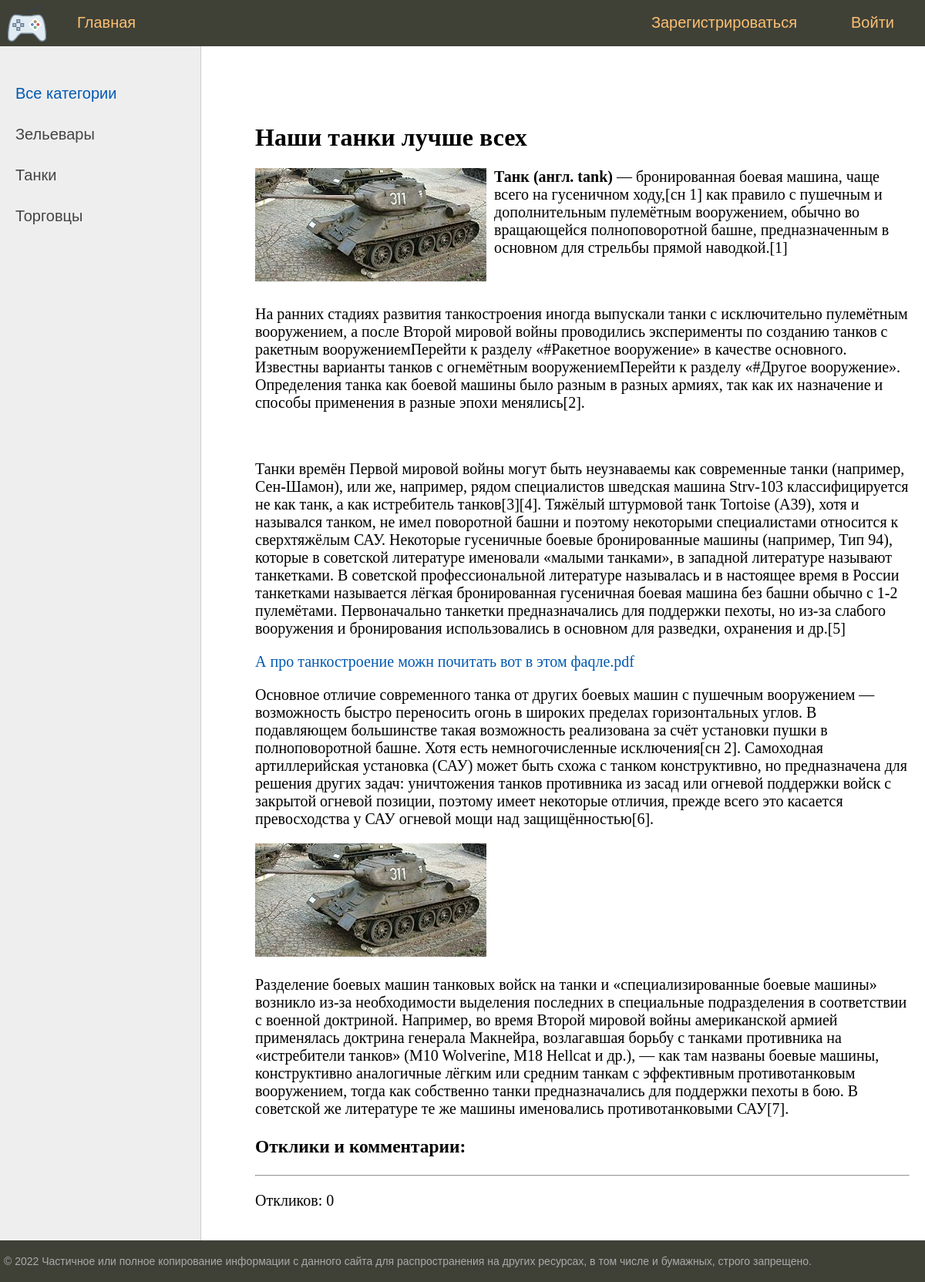
The app's page /post/nashi-tanki-luchshe-vsekh/, older data.
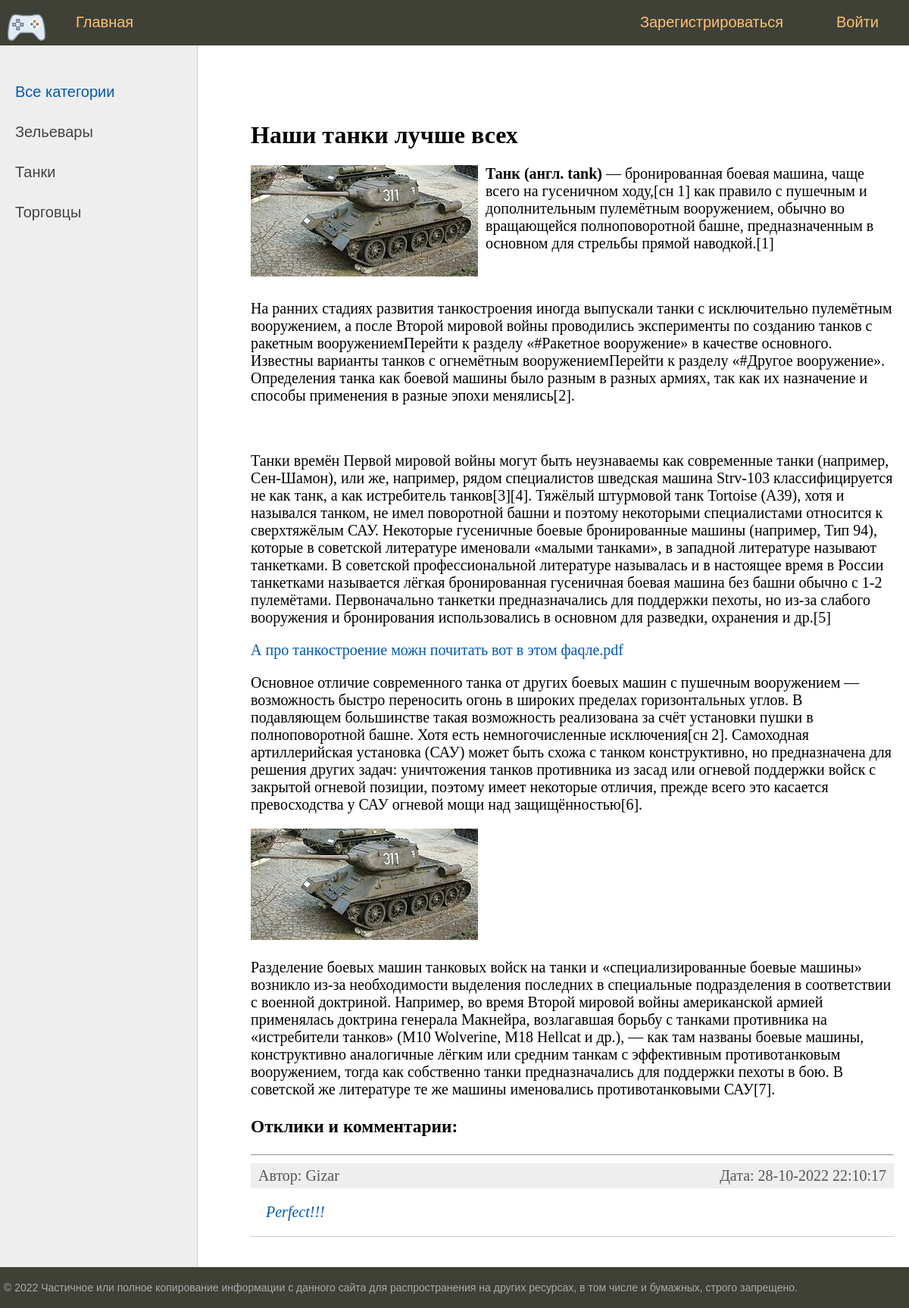
The same page, newer data.
### bboard/models.py (models this page shows, shortened)
class Category(models.Model):
    name = models.CharField(
        max_length=64,
        unique=True,
        verbose_name='Категория',
        help_text='Имя категории длинной не более 64 символов ',
    )
    slug = models.SlugField(max_length=255, unique=True, db_index=True, verbose_name="URL")
    def get_absolute_url(self):
        return reverse('category', kwargs={'cat_slug': self.slug})
    class Meta:
        verbose_name = 'Категория'
        verbose_name_plural = 'Категории'

class Post(models.Model):
    title = models.CharField(max_length=255, verbose_name="Заголовок")
    content = RichTextUploadingField(blank=True, default='', verbose_name="Текст")
    category = models.ForeignKey('Category', on_delete=models.PROTECT, verbose_name="Категория")
    user = models.ForeignKey('User', on_delete=models.CASCADE, verbose_name="Пользователь")
    photo = models.ImageField(upload_to="photos/%Y/%m/%d/", verbose_name="Фото заголовка", blank=True, null=True)
    time_create = models.DateTimeField(auto_now_add=True)
    time_update = models.DateTimeField(auto_now=True)
    is_created = models.BooleanField(default=True)
    slug = models.SlugField(max_length=255, unique=True, db_index=True, verbose_name="URL")
    is_published = models.BooleanField(default=True, verbose_name="Опубликовать")
    def __str__(self):
        return f"{self.id}: {self.title}"
    class Meta:
        verbose_name = 'Объявление'
        verbose_name_plural = 'Объявления'

class Reply(models.Model):
    user = models.ForeignKey('User', on_delete=models.CASCADE, verbose_name="Пользователь")
    post = models.ForeignKey('Post', on_delete=models.CASCADE, verbose_name="Пост")
    time_create = models.DateTimeField(auto_now_add=True)
    time_update = models.DateTimeField(auto_now=True)
    text = models.TextField(blank=True, verbose_name="Текс")
    is_approved = models.BooleanField(default=False, verbose_name="Разрешено")
    def get_absolute_url(self):
        return reverse('reply', kwargs={'pk': self.pk}) # for view
    class Meta:
        verbose_name = 'Отклик'
        verbose_name_plural = 'Отклики'

class User(AbstractUser):
    email = models.EmailField(
        _("email address"),
        unique=True
    )
    email_verify = models.BooleanField(default=False)
    USERNAME_FIELD = "email"
    REQUIRED_FIELDS = ["username"]
    def __str__(self):
        return f'{self.username}'
    class Meta:
        verbose_name = 'Пользователь'
        verbose_name_plural = 'Пользователи'

### bboard/views.py (the view)
# urls.py: path('post/<slug:slug>/', PostDetail.as_view(), name='post'),
class PostDetail(DataMixin, DetailView):
    model = Post
    template_name = 'bboard/post.html'
    context_object_name = 'post'
    def get_context_data(self, *, object_list=None, **kwargs):
        context = super().get_context_data(**kwargs)
        c_def = self.get_user_context(title=context['post'])
        return dict(list(context.items()) + list(c_def.items()))

### bboard/templatetags/bboard_tags.py (called while the page is built)
@register.inclusion_tag('bboard/list_replies.html')
def show_replies(sort=None, throught_slug=False, post_id=None):
    if throught_slug:
        post_id = Post.objects.get(slug=post_id).pk
    if post_id is not None:
        if not sort:
            replies = Reply.objects.filter(post=post_id, is_approved=True)
        else:
            replies = Reply.objects.filter(post=post_id, is_approved=True).order_by(sort)
        return {"replies": replies}
    else:
        return {"replies": {}}

### bboard/utils.py (called while the page is built)
    def get_user_context(self, **kwargs):
        context = kwargs
        categories =  Category.objects.annotate(Count('post'))
        user_menu = menu.copy()
        if not self.request.user.is_authenticated:
            for i in range(3):
                user_menu.pop(1)
        else:
            user_menu.pop(4)
        context['menu'] = user_menu
        context['categories'] = categories
        if 'cat_selected' not in context:
            context['cat_selected'] = 0
        return context

### bboard/templates/bboard/post.html (shortened to what this page needs)
{% extends 'base.html' %}
{% load bboard_tags %}
{% block content %}
<h1>{{post.title}}</h1>
{% if post.photo %}
  <p><img class="img-article-left" src="{{post.photo.url}}"></p>
{% endif %}
{% autoescape off %}
    {{post.content|linebreaks}}
{% endautoescape %}
<h3>Отклики и комментарии:</h3>
<hr>
{% show_replies post_id=post.id %}
{% endblock %}

### templates/base.html (shortened to what this page needs)
<!DOCTYPE html>
<html>
<head>
	{% load static %}
	{% load bboard_tags %}
	<link type="text/css" href="{% static 'bboard/css/styles.css' %}" rel="stylesheet" />
</head>
<body>
	<table class="table-page" border=0 cellpadding="0" cellspacing="0">
	<tr><td valign=top>
	{% block mainmenu %}
			<div class="header">
				<ul id="mainmenu" class="mainmenu">
					<li class="logo"><a href="{% url 'home' %}"><div class="logo"></div></a></li>
					{% for m in menu %}
						{% if not forloop.last %}
							<li><a href="{% url m.url_name %}">{{ m.title }}</a></li>
						{% else %}
							<li class="last"><a href="{% url m.url_name %}">{{ m.title }}</a></li>
						{% endif %}
					{% endfor %}
					{% if user.is_authenticated %}
						<li class="last" style="color: #93a1a1 ">Пользователь: {{ user }}</li>
					{% else %}
						<li class="last"><a href="{% url 'register' %}">Зарегистрироваться</a></li>
					{% endif %}
				</ul>
			</div>
	{% endblock mainmenu %}
	<table class="table-content" border=0 cellpadding="0" cellspacing="0">
	<tr>
		<td valign="top" class="left-chapters">
		<ul id="leftchapters">
			{% if cat_selected == 0 %}
				<li class="selected">Все категории</li>
			{% else %}
				<li><a href="{% url 'home' %}">Все категории</a></li>
			{% endif %}
			{% for c in categories %}
			{% if c.post__count > 0 %}
					{% if c.pk == cat_selected %}
						<li class="selected">{{c.name}}</li>
					{% else %}
						<li><a href="{{ c.get_absolute_url }}">{{c.name}}</a></li>
					{% endif %}
			{% endif %}
			{% endfor %}
		</ul>
	</td>
	<td valign="top" class="content">
		<div class="content-text">
			{% block content %}
			{% endblock %}
		</div>
	</td></tr></table>
	</td></tr>
	<tr><td valign=top>
		<div id="footer">
			<p>&copy; 2022 Частичное или полное копирование информации с данного сайта для распространения на других ресурсах, в том числе и бумажных, строго запрещено.</p>
		</div>
	</td></tr></table>
</body>
</html>

### bboard/templates/bboard/list_replies.html
{% if replies %}
	<ul class="list-articles">
		{% for rep in replies %}
			<li>
				<div class="article-panel">
					<p class="first">Автор: {{ rep.user }}</p>
					<p class="last">Дата: {{rep.time_update|date:"d-m-Y H:i:s"}}</p>
				</div>
				<div>
					<p><i><a href="{{ rep.get_absolute_url }}" style="margin-left:20px;">{{rep.text}}</a></i></p>
				</div>
			</li>
		{% endfor %}
	</ul>
{% else %}
		<p>Откликов: 0</p>
{% endif %}

### bboard/static/bboard/css/styles.css (style rules this page uses)
html, body { font-family: 'Arial'; margin: 0; padding: 0; height: 100%; width: 100%; color: #444; }
a { color: #0059b2; text-decoration: none; }
img { max-width: 600px; height: auto; }
img.img-article-left { max-width: 300px; height: auto; float: left; padding: 0 10px 10px 0; }
div.article-panel { background: #eee; padding: 5px 10px 5px 10px; box-sizing: border-box; overflow: hidden; color: #555; }
div.article-panel p.first { margin: 0; float: left; }
div.article-panel p.last { margin: 0; float: right; }
ul.list-articles { list-style: none; margin: 0; padding: 0; }
ul.list-articles li { border-bottom: 1px solid #ccc; }
.table-page { width: 100%; height: 100%; vertical-align: top; }
.table-page tr { height: 100%; }
.header { background: #3F4137; height: 60px; }
.logo { background: url('../images/logo.png') no-repeat 10px 5px; width: 70px; height: 60px; }
ul.mainmenu { list-style: none; margin: 0; padding: 0; height: 60px; color: #fdc073; font-size: 20px; overflow: hidden; }
ul.mainmenu li { float: left; margin: 18px 40px 0 30px; }
ul.mainmenu li.logo { margin: 0; }
ul.mainmenu li.last { float: right; }
ul.mainmenu li a { color: #fdc073; text-decoration: none; }
.table-content { width: 100%; min-height: 100%; height: 100%; }
.left-chapters { margin: 0; background: #eee; border-right: 1px solid #ccc; min-height: 100%; }
.left-chapters ul { width: 230px; min-height: 100%; margin: 0; padding: 20px 10px 10px 20px; list-style: none; font-size: 20px; }
.left-chapters ul li { margin: 30px 0 0 0; color: #999; }
.left-chapters ul li.selected { color: #0059b2; }
.left-chapters ul li a { color: #444; text-decoration: none; }
.content { padding: 40px 20px 20px 40px; width: 100%; box-sizing: border-box; }
.content-text { margin: 60px 0 0 30px; color: #000; font-size: 20px; font-family: Yandex Sans Display Light; }
.content-text h1 { font-size: 32px; }
#footer { box-sizing: border-box; background: #3F4137; padding: 5px; color: #aaa; font-size: 14px; font-family: Verdana, Geneva, Arial, Helvetica; text-align: left; overflow: hidden; }

Row changes from the older to the newer data that the page shows:
added Reply: user "Gizar", time_update "28-10-2022 22:10:17", text "Perfect!!!"
Text that changed along with them:
text no longer shown: "Откликов: 0"
